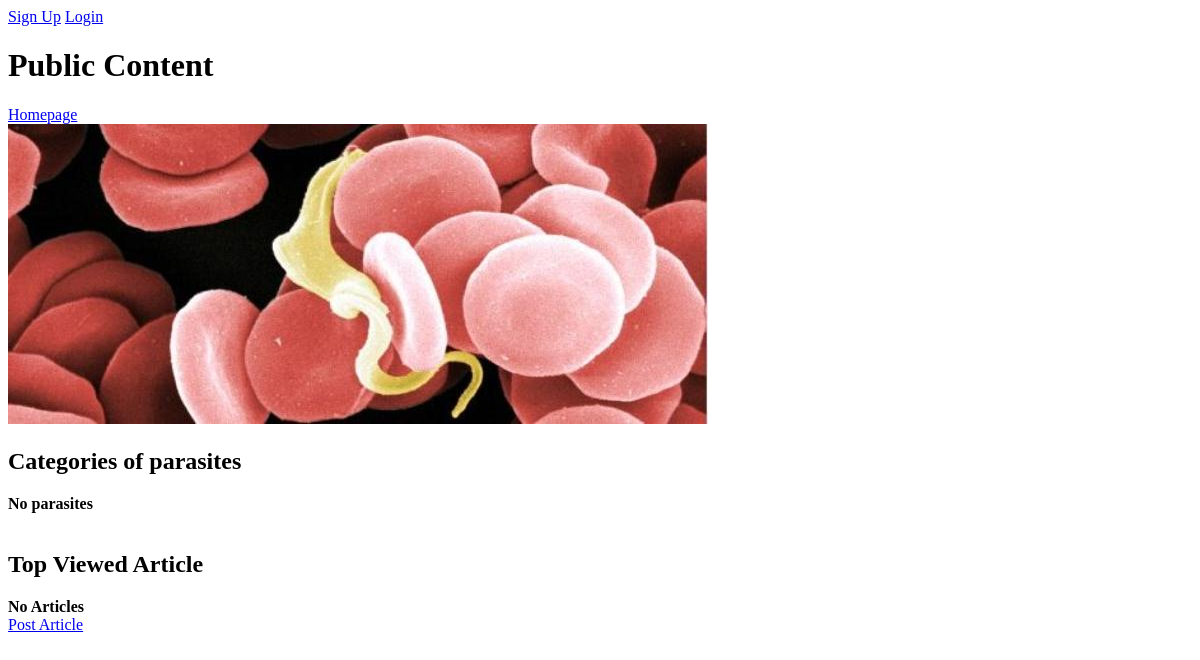
/parasitologyTool/public_content/, run on an earlier commit of the app's database.
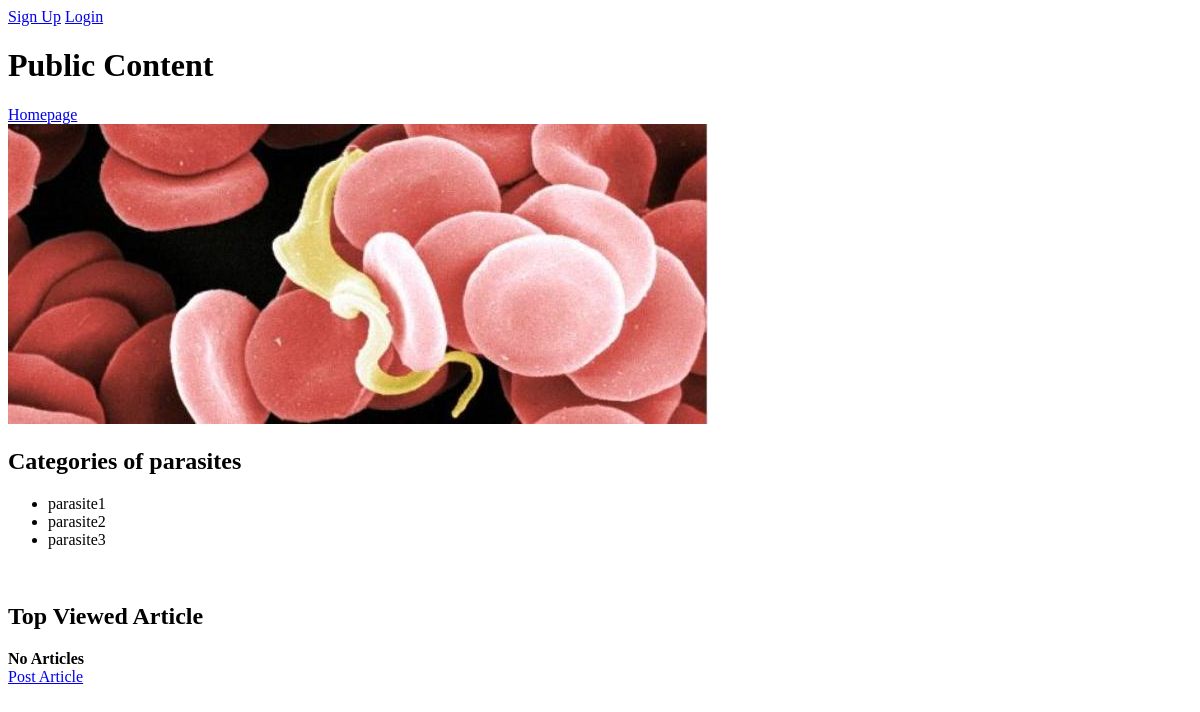
And on a later commit of the database.
### parasitologyTool/models.py (models this page shows, shortened)
class Parasite(models.Model):
	name = models.CharField(max_length=128, unique=True)

### parasitologyTool/views.py (the view)
# urls.py: url(r'public_content/', views.public_content, name='public_content'),
def public_content(request):
    context_dict = {}
    parasite_list = Parasite.objects.order_by('name')
    article_list = Article.objects.order_by('views')
    context_dict['parasites'] = parasite_list
    context_dict['articles'] = article_list
    return render(request, 'parasitologyTool/public_content.html', context=context_dict)

### templates/parasitologyTool/public_content.html (shortened to what this page needs)
{% extends 'parasitologyTool/base.html' %}
{% load static %}
{% block body_block %}
    <h1>Public Content</h1>
    <div>
        <a href="{% url 'parasitologyTool:index' %}">Homepage</a><br />
        <img src="{% static 'images/Trypanosoma.jpg' %}" alt="Trypanosoma" />
    </div>
    <h2>Categories of parasites</h2>
    <div>
        {% if parasites %}
            <ul>
                {% for p in parasites %}
                <li>{{ p.name }}</li>
                {% endfor %}
            </ul>
        {% else %}
            <strong>No parasites</strong>
        {% endif %}
    </div>
    <br>
    <h2>Top Viewed Article</h2>
    <div>
        {% if articles %}
            <ul>
                {% for article in articles %}
                <li>{{ article.title }} what?</li> This should a link in the future.
                {% endfor %}
            </ul>
        {% else %}
            <strong>No Articles</strong>
        {% endif %}
    </div>
    <a href="{% url 'parasitologyTool:add_article' %}">Post Article</a><br />
{% endblock %}

What changed in the data, as far as the page shows it:
added Parasite: name "parasite1"
added Parasite: name "parasite2"
added Parasite: name "parasite3"
Also different on the page:
text no longer shown: "No parasites"
